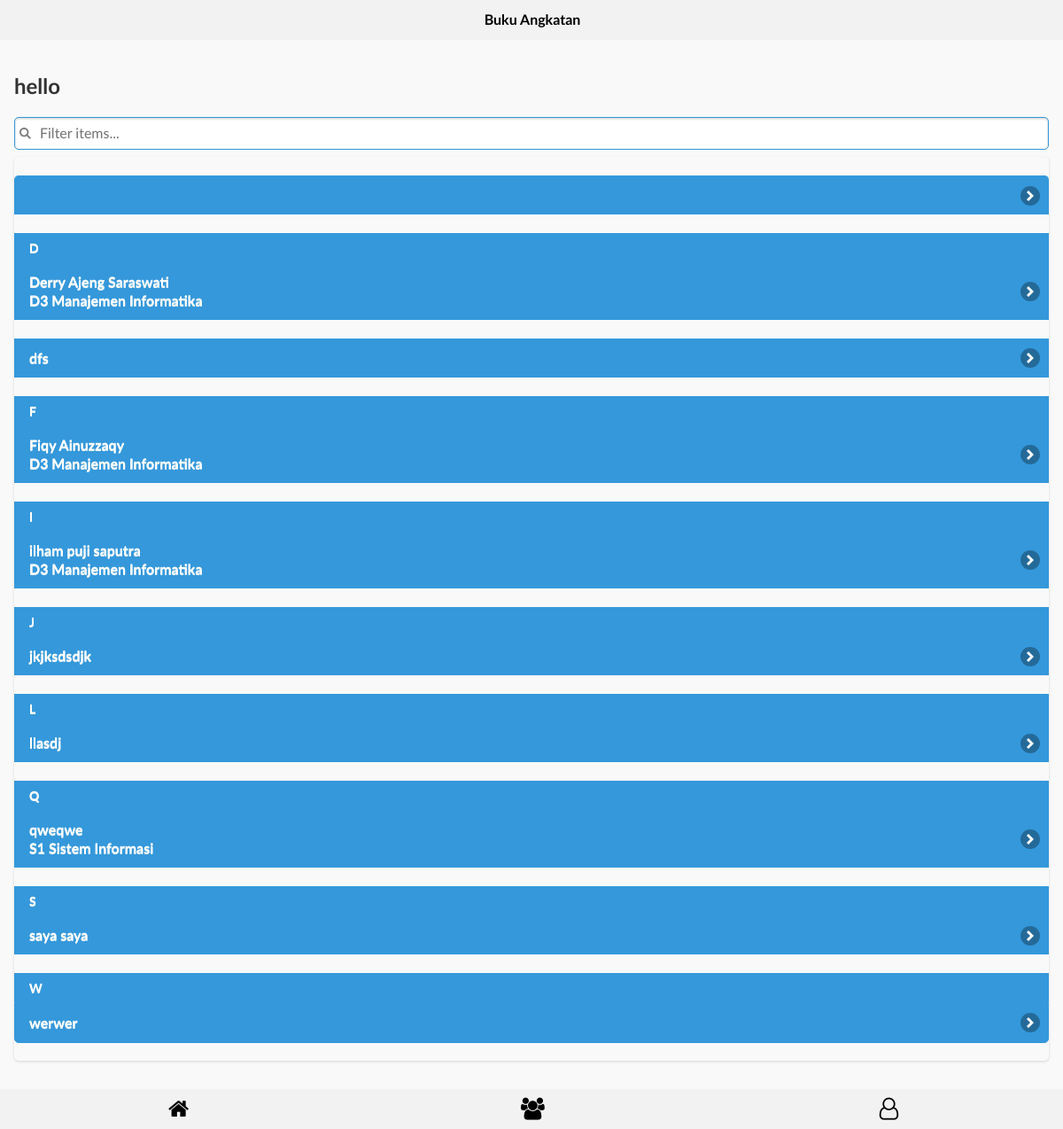
The page /homes.php on the database its author committed.
### tables this page shows
CREATE TABLE `user` (
  `id` int(11) NOT NULL,
  `nim` varchar(15) NOT NULL,
  `nama` varchar(60) NOT NULL,
  `prodi` varchar(50) NOT NULL,
  `email` varchar(100) NOT NULL,
  `password` varchar(30) NOT NULL,
  `alamat_asal` text NOT NULL,
  `alamat_tinggal` text NOT NULL,
  `foto` varchar(45) NOT NULL,
  `notelp` varchar(15) NOT NULL
);

### homes.php (the view, shortened to what this page needs)
<?php
include "header.php";
include "connect.php";
if (isset($_GET['page'])) {
    $page = $_GET['page'];
} else {
    $page = 1;
}
$per_page = 100;
$start_from = ($page - 1) * $per_page;
?>
    <div class="ui-content">
<h2>hello <?php
    echo $_SESSION['nim']?></h2>
    <ul data-role="listview" data-autodividers="true" data-filter="true" data-inset="true" data-theme="f">
<?php
$sql = $koneksi->prepare("SELECT * FROM user ORDER BY nama ASC LIMIT $start_from, $per_page");
$sql->execute();
while ($data = $sql->fetch()) {
    ?>
    <li><a href="player.php?id=<?php echo $data['id'] ?>"><?php echo $data['nama']; ?> <br><?php echo $data['prodi']?> </a></li>
<?php }
?>
    </ul>
    </div>
    <?php include "footer.php" ?>

### complement.php (shortened to what this page needs)
<!DOCTYPE html>
<html lang="en">
<head>
    <link rel="stylesheet" href="css/jquery.mobile-1.4.5.css">
    <link rel="stylesheet" href="css/modified.jquery.mobile.css">
    <link rel="stylesheet" href="css/font-awesome.css">
</head>
<body>

### header.php (shortened to what this page needs)
<?php
include "complement.php";?>
<div data-role="header" data-position="fixed" data-theme="c">
    <h1>Buku Angkatan</h1>
</div>

### footer.php (shortened to what this page needs)
<div data-role="footer" data-position="fixed" data-theme="c">
    <div data-role="navbar">
        <ul>
            <li><a href="main.php"><i class="fa fa-2x fa-home"></i> </a></li>
            <li><a href="homes.php"><i class="fa fa-2x fa-users"></i></a></li>
            <li><a href="profile.php"><i class="fa fa-2x fa-user-o"></i></a></li>
        </ul>
    </div>
</div>
</body>

### rows shown on the page
user: nama "Derry Ajeng Saraswati", prodi "D3 Manajemen Informatika"
user: nama "dfs"
user: nama "Fiqy Ainuzzaqy", prodi "D3 Manajemen Informatika"
user: nama "ilham puji saputra", prodi "D3 Manajemen Informatika"
user: nama "jkjksdsdjk"
user: nama "llasdj"
user: nama "qweqwe", prodi "S1 Sistem Informasi"
user: nama "saya saya"
user: nama "werwer"
